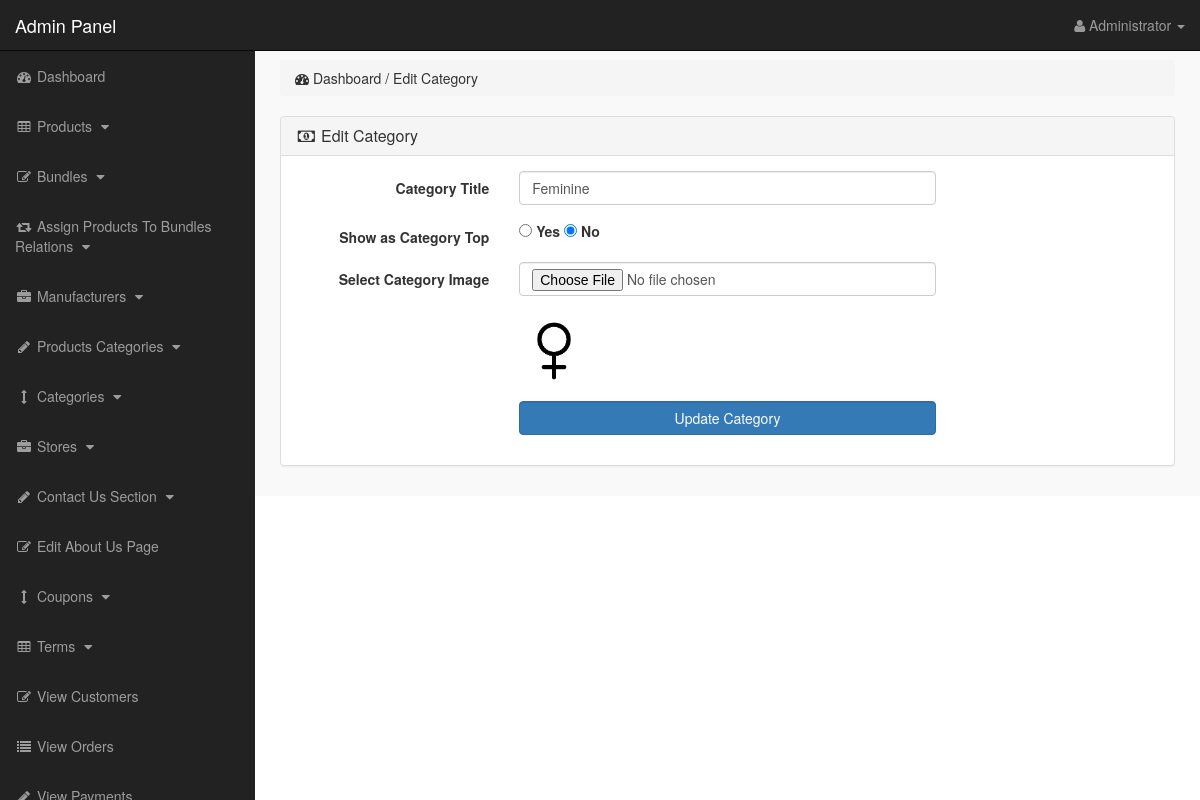
The page /admin_area/index.php?edit_cat=2 (signed in) on the database its author committed.
### tables this page shows
CREATE TABLE `categories` (
  `cat_id` int(10) NOT NULL,
  `cat_title` text NOT NULL,
  `cat_top` text NOT NULL,
  `cat_image` text NOT NULL
);

### admin_area/edit_cat.php (the view, shortened to what this page needs)
<?php
if(!isset($_SESSION['admin_email'])){
echo "<script>window.open('login.php','_self')</script>";
}
else {
?>
<?php
if(isset($_GET['edit_cat'])){
$edit_id = $_GET['edit_cat'];
$edit_cat = "select * from categories where cat_id='$edit_id'";
$run_edit = mysqli_query($con,$edit_cat);
$row_edit = mysqli_fetch_array($run_edit);
$c_title = $row_edit['cat_title'];
$c_top = $row_edit['cat_top'];
$c_image = $row_edit['cat_image'];
}
?>
<div class="row">
<div class="col-lg-12">
<ol class="breadcrumb">
<li>
<i class="fa fa-dashboard"></i> Dashboard / Edit Category
</li>
</ol>
</div>
</div>
<div class="row">
<div class="col-lg-12">
<div class="panel panel-default">
<div class="panel-heading">
<h3 class="panel-title">
<i class="fa fa-money fa-fw"></i> Edit Category
</h3>
</div>
<div class="panel-body">
<form class="form-horizontal" action="" method="post" enctype="multipart/form-data">
<div class="form-group">
<label class="col-md-3 control-label">Category Title</label>
<div class="col-md-6">
<input type="text" name="cat_title" class="form-control" value="<?php echo $c_title; ?>">
</div>
</div>
<div class="form-group">
<label class="col-md-3 control-label">Show as Category Top</label>
<div class="col-md-6">
<input type="radio" name="cat_top" value="yes"
<?php if($c_top == 'no'){}else{ echo "checked='checked'"; } ?>>
<label>Yes</label>
<input type="radio" name="cat_top" value="no"
<?php if($c_top == 'no'){ echo "checked='checked'"; }else{} ?>>
<label>No</label>
</div>
</div>
<div class="form-group">
<label class="col-md-3 control-label">Select Category Image</label>
<div class="col-md-6">
<input type="file" name="cat_image" class="form-control">
<br>
<img src="other_images/<?php echo $c_image; ?>" width="70" height="70" >
</div>
</div>
<div class="form-group">
<label class="col-md-3 control-label"></label>
<div class="col-md-6">
<input type="submit" name="update" value="Update Category" class="btn btn-primary form-control">
</div>
</div>
</form>
</div>
</div>
</div>
</div>
<?php } ?>

### admin_area/includes/sidebar.php (shortened to what this page needs)
<?php
if(!isset($_SESSION['admin_email'])){
echo "<script>window.open('login.php','_self')</script>";
}
else {
?>
<nav class="navbar navbar-inverse navbar-fixed-top" >
<div class="navbar-header" >
<a class="navbar-brand" href="index.php?dashboard" >Admin Panel</a>
</div>
<ul class="nav navbar-right top-nav" >
<li class="dropdown" >
<a href="#" class="dropdown-toggle" data-toggle="dropdown" >
<i class="fa fa-user" ></i>
<?php echo $admin_name; ?> <b class="caret" ></b>
</a>
</li>
</ul>
<div class="collapse navbar-collapse navbar-ex1-collapse">
<ul class="nav navbar-nav side-nav">
<li>
<a href="index.php?dashboard">
<i class="fa fa-fw fa-dashboard"></i> Dashboard
</a>
</li>
<li>
<a href="#" data-toggle="collapse" data-target="#products">
<i class="fa fa-fw fa-table"></i> Products
<i class="fa fa-fw fa-caret-down"></i>
</a>
</li>
<li>
<a href="#" data-toggle="collapse" data-target="#bundles">
<i class="fa fa-fw fa-edit"></i> Bundles
<i class="fa fa-fw fa-caret-down"></i>
</a>
</li>
<li>
<a href="#" data-toggle="collapse" data-target="#relations">
<i class="fa fa-fw fa-retweet"></i> Assign Products To Bundles Relations
<i class="fa fa-fw fa-caret-down"></i>
</a>
</li>
<li>
<a href="#" data-toggle="collapse" data-target="#manufacturers">
<i class="fa fa-fw fa-briefcase"></i> Manufacturers
<i class="fa fa-fw fa-caret-down"></i>
</a>
</li>
<li>
<a href="#" data-toggle="collapse" data-target="#p_cat">
<i class="fa fa-fw fa-pencil"></i> Products Categories
<i class="fa fa-fw fa-caret-down"></i>
</a>
</li>
<li>
<a href="#" data-toggle="collapse" data-target="#cat">
<i class="fa fa-fw fa-arrows-v"></i> Categories
<i class="fa fa-fw fa-caret-down"></i>
</a>
</li>
<li>
<a href="#" data-toggle="collapse" data-target="#store">
<i class="fa fa-fw fa-briefcase"></i> Stores
<i class="fa fa-fw fa-caret-down"></i>
</a>
</li>
<li>
<a href="#" data-toggle="collapse" data-target="#contact_us">
<i class="fa fa-fw fa-pencil"> </i> Contact Us Section
<i class="fa fa-fw fa-caret-down"></i>
</a>
</li>
<li>
<a href="index.php?edit_about_us">
<i class="fa fa-fw fa-edit"></i> Edit About Us Page
</a>
</li>
<li>
<a href="#" data-toggle="collapse" data-target="#coupons">
<i class="fa fa-fw fa-arrows-v"></i> Coupons
<i class="fa fa-fw fa-caret-down"></i>
</a>
</li>
<li>
<a href="#" data-toggle="collapse" data-target="#terms" >
<i class="fa fa-fw fa-table"></i> Terms
<i class="fa fa-fw fa-caret-down"></i>
</a>
</li>
<li>
<a href="index.php?view_customers">
<i class="fa fa-fw fa-edit"></i> View Customers
</a>
</li>
<li>
<a href="index.php?view_orders">
<i class="fa fa-fw fa-list"></i> View Orders
</a>
</li>
<li>
<a href="index.php?view_payments">
<i class="fa fa-fw fa-pencil"></i> View Payments
</a>
</li>
</ul>
</div>
</nav>
<?php } ?>

### admin_area/css/style.css (style rules this page uses)
body { margin-top:100px; }
@media (min-width: 768px) { body { margin-top:50px; } }
.top-nav { padding:0 15px; }
.top-nav>li { display:inline-block; float:left; }
.top-nav>li>a { padding-top:15px; padding-bottom:15px; line-height:20px; color:#999; }
@media (min-width: 768px) { .side-nav { position:fixed; top:51px; width:255px; border-radius:0; overflow-y:auto; background-color: #222; bottom:0; overflow-x:hidden; padding-bottom:40px; } }
@media (min-width: 768px) { .side-nav>li>a { width:255px; } }
.panel-body { border-radius:5px; }

### rows shown on the page
categories: cat_title "Feminine", cat_top "☑", cat_image (picture)

### other values the page prints
$admin_name "Administrator"
